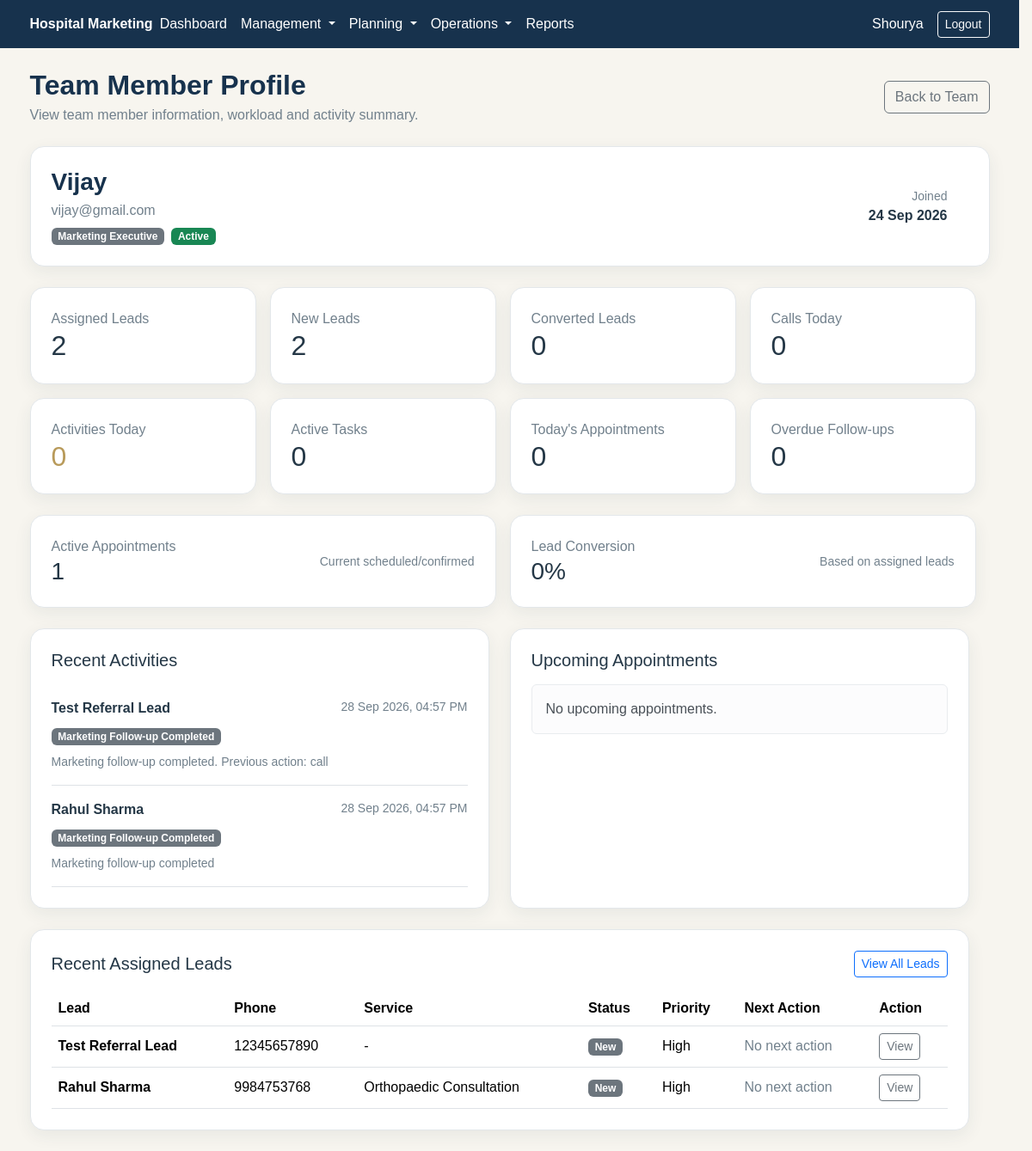
Page /manager/team/profile.php?id=3 (signed in) on the committed database.
### tables this page shows
CREATE TABLE `users` (
  `id` int(10) UNSIGNED NOT NULL,
  `name` varchar(120) NOT NULL,
  `email` varchar(190) NOT NULL,
  `password` varchar(255) NOT NULL,
  `role_id` int(10) UNSIGNED NOT NULL,
  `status` enum('active','inactive') NOT NULL DEFAULT 'active',
  `created_at` timestamp NOT NULL DEFAULT current_timestamp(),
  `updated_at` timestamp NOT NULL DEFAULT current_timestamp() ON UPDATE current_timestamp()
);

CREATE TABLE `roles` (
  `id` int(10) UNSIGNED NOT NULL,
  `name` varchar(50) NOT NULL,
  `display_name` varchar(100) NOT NULL,
  `created_at` timestamp NOT NULL DEFAULT current_timestamp()
);

CREATE TABLE `lead_activities` (
  `id` int(10) UNSIGNED NOT NULL,
  `lead_id` int(10) UNSIGNED NOT NULL,
  `user_id` int(10) UNSIGNED NOT NULL,
  `activity_type` varchar(100) NOT NULL,
  `description` text DEFAULT NULL,
  `activity_at` datetime NOT NULL DEFAULT current_timestamp(),
  `created_at` timestamp NOT NULL DEFAULT current_timestamp()
);

CREATE TABLE `leads` (
  `id` int(10) UNSIGNED NOT NULL,
  `name` varchar(150) NOT NULL,
  `phone` varchar(30) NOT NULL,
  `email` varchar(190) DEFAULT NULL,
  `service_interest` varchar(200) DEFAULT NULL,
  `source_id` int(10) UNSIGNED DEFAULT NULL,
  `campaign_id` int(10) UNSIGNED DEFAULT NULL,
  `referral_id` int(10) UNSIGNED DEFAULT NULL,
  `status` varchar(50) NOT NULL DEFAULT 'NEW',
  `priority` enum('Low','Medium','High') NOT NULL DEFAULT 'Medium',
  `assigned_to` int(10) UNSIGNED DEFAULT NULL,
  `next_action_type` varchar(100) DEFAULT NULL,
  `next_action_at` datetime DEFAULT NULL,
  `notes` text DEFAULT NULL,
  `created_by` int(10) UNSIGNED NOT NULL,
  `created_at` timestamp NOT NULL DEFAULT current_timestamp(),
  `updated_at` timestamp NOT NULL DEFAULT current_timestamp() ON UPDATE current_timestamp()
);

### manager/team/profile.php (the view, shortened to what the rows shown need)
 <?php
require_once __DIR__ . '/../../includes/role_check.php';
$member_id = isset($_GET['id']) ? (int) $_GET['id'] : 0;
$stmt = $pdo->prepare("
    SELECT
        u.id,
        u.name,
        u.email,
        u.status,
        u.created_at,
        r.name AS role_name,
        r.display_name AS role_display_name
    FROM users u
    INNER JOIN roles r
        ON u.role_id = r.id
    WHERE u.id = ?
      AND r.name IN ('telecaller', 'marketing')
    LIMIT 1
");
$stmt->execute([$member_id]);
$member = $stmt->fetch(PDO::FETCH_ASSOC);
$stmt = $pdo->prepare("
    SELECT COUNT(*)
    FROM leads
    WHERE assigned_to = ?
");
$stmt->execute([$member_id]);
$total_leads = (int) $stmt->fetchColumn();
$stmt = $pdo->prepare("
    SELECT COUNT(*)
    FROM leads
    WHERE assigned_to = ?
      AND status = 'New'
");
$stmt->execute([$member_id]);
$new_leads = (int) $stmt->fetchColumn();
$stmt = $pdo->prepare("
    SELECT COUNT(*)
    FROM leads
    WHERE assigned_to = ?
      AND status = 'Converted'
");
$stmt->execute([$member_id]);
$converted_leads = (int) $stmt->fetchColumn();
$stmt = $pdo->prepare("
    SELECT COUNT(*)
    FROM lead_calls
    WHERE user_id = ?
      AND DATE(call_at) = CURDATE()
");
$stmt->execute([$member_id]);
$calls_today = (int) $stmt->fetchColumn();
$stmt = $pdo->prepare("
    SELECT COUNT(*)
    FROM lead_activities
    WHERE user_id = ?
      AND DATE(activity_at) = CURDATE()
");
$stmt->execute([$member_id]);
$activities_today = (int) $stmt->fetchColumn();
$stmt = $pdo->prepare("
    SELECT COUNT(*)
    FROM appointments a
    INNER JOIN leads l
        ON a.lead_id = l.id
    WHERE l.assigned_to = ?
      AND DATE(a.appointment_date) = CURDATE()
      AND a.status NOT IN ('Cancelled', 'No Show')
");
$stmt->execute([$member_id]);
$appointments_today = (int) $stmt->fetchColumn();
$stmt = $pdo->prepare("
    SELECT COUNT(*)
    FROM leads
    WHERE assigned_to = ?
      AND next_action_at IS NOT NULL
      AND next_action_at < NOW()
      AND status NOT IN ('Converted', 'Lost')
");
$stmt->execute([$member_id]);
$overdue_followups = (int) $stmt->fetchColumn();
$stmt = $pdo->prepare("
    SELECT COUNT(*)
    FROM tasks
    WHERE assigned_to = ?
      AND status NOT IN ('Completed', 'Cancelled')
");
$stmt->execute([$member_id]);
$active_tasks = (int) $stmt->fetchColumn();
$stmt = $pdo->prepare("
    SELECT
        la.activity_type,
        la.description,
        la.activity_at,
        l.id AS lead_id,
        l.name AS lead_name
    FROM lead_activities la
    INNER JOIN leads l
        ON la.lead_id = l.id
    WHERE la.user_id = ?
    ORDER BY la.activity_at DESC
    LIMIT 10
");
$stmt->execute([$member_id]);
$recent_activities = $stmt->fetchAll(PDO::FETCH_ASSOC);
$stmt = $pdo->prepare("
    SELECT
        id,
        name,
        phone,
        service_interest,
        status,
        priority,
        next_action_type,
        next_action_at,
        created_at
    FROM leads
    WHERE assigned_to = ?
    ORDER BY created_at DESC
    LIMIT 10
");
$stmt->execute([$member_id]);
$recent_leads = $stmt->fetchAll(PDO::FETCH_ASSOC);
require_once __DIR__ . '/../../includes/header.php';
?>
<div class="container py-4">
    <div class="d-flex justify-content-between align-items-center mb-4">
        <div>
            <h2 class="hm-page-title mb-1">
                Team Member Profile
            </h2>
        </div>
    </div>
    <div class="hm-card p-4 mb-4">
        <div class="row align-items-center">
            <div class="col-md-8">
                <h3 class="hm-page-title mb-1">
                    <?php echo htmlspecialchars($member['name'] ?? ''); ?>
                </h3>
                <p class="hm-muted mb-2">
                    <?php echo htmlspecialchars($member['email'] ?? ''); ?>
                </p>
                <div class="d-flex flex-wrap gap-2">
                    <span class="badge bg-secondary">
                        <?php
                        echo htmlspecialchars(
                            $member['role_display_name'] ?? $member['role_name'] ?? ''
                        );
                        ?>
                    </span>
                    <span class="badge bg-success">
                        <?php
                        echo htmlspecialchars(
                            ucfirst($member['status'] ?? '')
                        );
                        ?>
                    </span>
                </div>
            </div>
            <div class="col-md-4 text-md-end mt-3 mt-md-0">
                <div class="small hm-muted">
                    Joined
                </div>
                <strong>
                    <?php
                    echo date(
                        'd M Y',
                        strtotime($member['created_at'])
                    );
                    ?>
                </strong>
            </div>
        </div>
    </div>
    <div class="row g-3 mb-4">
        <div class="col-md-4 col-lg-3">
            <div class="hm-card p-4 h-100">
                <h2 class="mb-0">
                    <?php echo $total_leads; ?>
                </h2>
            </div>
        </div>
        <div class="col-md-4 col-lg-3">
            <div class="hm-card p-4 h-100">
                <h2 class="mb-0">
                    <?php echo $new_leads; ?>
                </h2>
            </div>
        </div>
        <div class="col-md-4 col-lg-3">
            <div class="hm-card p-4 h-100">
                <h2 class="mb-0">
                    <?php echo $converted_leads; ?>
                </h2>
            </div>
        </div>
        <div class="col-md-4 col-lg-3">
            <div class="hm-card p-4 h-100">
                <h2 class="mb-0">
                    <?php echo $calls_today; ?>
                </h2>
            </div>
        </div>
        <div class="col-md-4 col-lg-3">
            <div class="hm-card p-4 h-100">
                <h2 class="mb-0 hm-gold">
                    <?php echo $activities_today; ?>
                </h2>
            </div>
        </div>
        <div class="col-md-4 col-lg-3">
            <div class="hm-card p-4 h-100">
                <h2 class="mb-0">
                    <?php echo $active_tasks; ?>
                </h2>
            </div>
        </div>
        <div class="col-md-4 col-lg-3">
            <div class="hm-card p-4 h-100">
                <h2 class="mb-0">
                    <?php echo $appointments_today; ?>
                </h2>
            </div>
        </div>
        <div class="col-md-4 col-lg-3">
            <div class="hm-card p-4 h-100">
                <h2
                    class="mb-0 <?php echo $overdue_followups > 0 ? 'text-danger' : ''; ?>"
                >
                    <?php echo $overdue_followups; ?>
                </h2>
            </div>
        </div>
    </div>
    <div class="row g-4">
        <div class="col-lg-6">
            <div class="hm-card p-4 h-100">
                <?php if (empty($recent_activities)): ?>
                    <div class="alert alert-light mb-0">
                        No activities found.
                    </div>
                <?php else: ?>
                    <?php foreach ($recent_activities as $activity): ?>
                        <div class="border-bottom py-3">
                            <div class="d-flex justify-content-between gap-3">
                                <strong>
                                    <?php
                                    echo htmlspecialchars(
                                        $activity['lead_name'] ?? ''
                                    );
                                    ?>
                                </strong>
                                <span class="small hm-muted text-nowrap">
                                    <?php
                                    echo date(
                                        'd M Y, h:i A',
                                        strtotime($activity['activity_at'])
                                    );
                                    ?>
                                </span>
                            </div>
                            <div class="mt-2">
                                <span class="badge bg-secondary">
                                    <?php
                                    echo htmlspecialchars(
                                        $activity['activity_type'] ?? ''
                                    );
                                    ?>
                                </span>
                            </div>
                            <div class="small hm-muted mt-2">
                                <?php
                                echo htmlspecialchars(
                                    $activity['description'] ?? ''
                                );
                                ?>
                            </div>
                        </div>
                    <?php endforeach; ?>
                <?php endif; ?>
            </div>
        </div>
        <div class="col-12">
            <div class="hm-card p-4">
                <?php if (empty($recent_leads)): ?>
                    <div class="alert alert-light mb-0">
                        No assigned leads found.
                    </div>
                <?php else: ?>
                    <div class="table-responsive">
                        <table class="table align-middle mb-0">
                            <thead>
                                <tr>
                                    <th>Lead</th>
                                    <th>Phone</th>
                                    <th>Service</th>
                                    <th>Status</th>
                                    <th>Priority</th>
                                    <th>Next Action</th>
                                    <th>Action</th>
                                </tr>
                            </thead>
                            <tbody>
                                <?php foreach ($recent_leads as $lead): ?>
                                    <tr>
                                        <td>
                                            <strong>
                                                <?php
                                                echo htmlspecialchars(
                                                    $lead['name'] ?? ''
                                                );
                                                ?>
                                            </strong>
                                        </td>
                                        <td>
                                            <?php
                                            echo htmlspecialchars(
                                                $lead['phone'] ?? ''
                                            );
                                            ?>
                                        </td>
                                        <td>
                                            <?php
                                            echo htmlspecialchars(
                                                $lead['service_interest'] ?: '-'
                                            );
                                            ?>
                                        </td>
                                        <td>
                                            <span class="badge bg-secondary">
                                                <?php
                                                echo htmlspecialchars(
                                                    $lead['status'] ?? ''
                                                );
                                                ?>
                                            </span>
                                        </td>
                                        <td>
                                            <?php
                                            echo htmlspecialchars(
                                                $lead['priority'] ?? '-'
                                            );
                                            ?>
                                        </td>
                                        <td>
                                            <?php if (!empty($lead['next_action_at'])): ?>
                                                <div>
                                                    <?php
                                                    echo htmlspecialchars(
                                                        $lead['next_action_type'] ?: 'Action'
                                                    );
                                                    ?>
                                                </div>
                                                <small class="hm-muted">
                                                    <?php
                                                    echo date(
                                                        'd M Y, h:i A',
                                                        strtotime(
                                                            $lead['next_action_at']
                                                        )
                                                    );
                                                    ?>
                                                </small>
                                            <?php else: ?>
                                                <span class="hm-muted">
                                                    No next action
                                                </span>
                                            <?php endif; ?>
                                        </td>
                                        <td>
                                            <a
                                                href="<?php echo BASE_URL; ?>/leads/view.php?id=<?php echo (int) $lead['id']; ?>"
                                                class="btn btn-sm btn-outline-secondary"
                                            >
                                                View
                                            </a>
                                        </td>
                                    </tr>
                                <?php endforeach; ?>
                            </tbody>
                        </table>
                    </div>
                <?php endif; ?>
            </div>
        </div>
    </div>
</div>
<?php
require_once __DIR__ . '/../../includes/footer.php';
?>

### rows in the picture
users: name "Vijay", email "vijay@gmail.com", role.display_name "Marketing Executive", status "Active", created_at "24 Sep 2026"
lead_activities: lead.name "Test Referral Lead", activity_at "28 Sep 2026, 04:57 PM", activity_type "Marketing Follow-up Completed", description "Marketing follow-up completed. Previous action: call"
lead_activities: lead.name "Rahul Sharma", activity_at "28 Sep 2026, 04:57 PM", activity_type "Marketing Follow-up Completed", description "Marketing follow-up completed"
leads: name "Test Referral Lead", phone "12345657890", service_interest "-", status "New", priority "High", shows "No next action"
leads: name "Rahul Sharma", phone "9984753768", service_interest "Orthopaedic Consultation", status "New", priority "High", shows "No next action"

### other values in the picture
$user['name'] "Shourya"
$total_leads "2"
$new_leads "2"
$converted_leads "0"
$calls_today "0"
$activities_today "0"
$active_tasks "0"
$appointments_today "0"
$overdue_followups "0"
$active_appointments "1"
